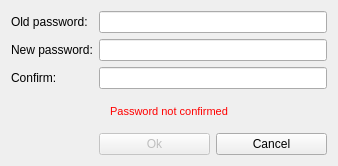
<?xml version="1.0" encoding="UTF-8"?>
<ui version="4.0">
 <class>ChangePasswordDialog</class>
 <widget class="QDialog" name="ChangePasswordDialog">
  <property name="geometry">
   <rect>
    <x>0</x>
    <y>0</y>
    <width>338</width>
    <height>166</height>
   </rect>
  </property>
  <property name="sizePolicy">
   <sizepolicy hsizetype="Fixed" vsizetype="Fixed">
    <horstretch>0</horstretch>
    <verstretch>0</verstretch>
   </sizepolicy>
  </property>
  <property name="minimumSize">
   <size>
    <width>338</width>
    <height>0</height>
   </size>
  </property>
  <property name="maximumSize">
   <size>
    <width>338</width>
    <height>16777215</height>
   </size>
  </property>
  <property name="windowTitle">
   <string>Change password</string>
  </property>
  <layout class="QGridLayout" name="gridLayout">
   <item row="4" column="1">
    <widget class="QPushButton" name="m_okButton">
     <property name="enabled">
      <bool>false</bool>
     </property>
     <property name="text">
      <string>Ok</string>
     </property>
     <property name="default">
      <bool>true</bool>
     </property>
    </widget>
   </item>
   <item row="2" column="1" colspan="2">
    <widget class="QLineEdit" name="m_newPasswordConfirmationEdit">
     <property name="echoMode">
      <enum>QLineEdit::Password</enum>
     </property>
    </widget>
   </item>
   <item row="0" column="0">
    <widget class="QLabel" name="label_3">
     <property name="text">
      <string>Old password:</string>
     </property>
    </widget>
   </item>
   <item row="0" column="1" colspan="2">
    <widget class="QLineEdit" name="m_oldPasswordEdit">
     <property name="echoMode">
      <enum>QLineEdit::Password</enum>
     </property>
    </widget>
   </item>
   <item row="4" column="2">
    <widget class="QPushButton" name="m_cancelButton">
     <property name="text">
      <string>Cancel</string>
     </property>
    </widget>
   </item>
   <item row="1" column="0">
    <widget class="QLabel" name="label">
     <property name="sizePolicy">
      <sizepolicy hsizetype="Maximum" vsizetype="Preferred">
       <horstretch>0</horstretch>
       <verstretch>0</verstretch>
      </sizepolicy>
     </property>
     <property name="text">
      <string>New password:</string>
     </property>
    </widget>
   </item>
   <item row="1" column="1" colspan="2">
    <widget class="QLineEdit" name="m_newPasswordEdit">
     <property name="sizePolicy">
      <sizepolicy hsizetype="Expanding" vsizetype="Fixed">
       <horstretch>0</horstretch>
       <verstretch>0</verstretch>
      </sizepolicy>
     </property>
     <property name="echoMode">
      <enum>QLineEdit::Password</enum>
     </property>
    </widget>
   </item>
   <item row="2" column="0">
    <widget class="QLabel" name="label_2">
     <property name="sizePolicy">
      <sizepolicy hsizetype="Maximum" vsizetype="Preferred">
       <horstretch>0</horstretch>
       <verstretch>0</verstretch>
      </sizepolicy>
     </property>
     <property name="text">
      <string>Confirm:</string>
     </property>
    </widget>
   </item>
   <item row="3" column="0" colspan="3">
    <widget class="QLabel" name="m_errorLabel">
     <property name="styleSheet">
      <string notr="true">color: #ff0000; font: 11px;</string>
     </property>
     <property name="text">
      <string>Password not confirmed</string>
     </property>
     <property name="alignment">
      <set>Qt::AlignCenter</set>
     </property>
    </widget>
   </item>
  </layout>
 </widget>
 <tabstops>
  <tabstop>m_oldPasswordEdit</tabstop>
  <tabstop>m_newPasswordEdit</tabstop>
  <tabstop>m_newPasswordConfirmationEdit</tabstop>
  <tabstop>m_okButton</tabstop>
  <tabstop>m_cancelButton</tabstop>
 </tabstops>
 <resources/>
 <connections>
  <connection>
   <sender>m_newPasswordEdit</sender>
   <signal>textChanged(QString)</signal>
   <receiver>ChangePasswordDialog</receiver>
   <slot>checkPassword(QString)</slot>
   <hints>
    <hint type="sourcelabel">
     <x>223</x>
     <y>64</y>
    </hint>
    <hint type="destinationlabel">
     <x>168</x>
     <y>82</y>
    </hint>
   </hints>
  </connection>
  <connection>
   <sender>m_newPasswordConfirmationEdit</sender>
   <signal>textChanged(QString)</signal>
   <receiver>ChangePasswordDialog</receiver>
   <slot>checkPassword(QString)</slot>
   <hints>
    <hint type="sourcelabel">
     <x>223</x>
     <y>103</y>
    </hint>
    <hint type="destinationlabel">
     <x>168</x>
     <y>82</y>
    </hint>
   </hints>
  </connection>
  <connection>
   <sender>m_okButton</sender>
   <signal>clicked()</signal>
   <receiver>ChangePasswordDialog</receiver>
   <slot>accept()</slot>
   <hints>
    <hint type="sourcelabel">
     <x>169</x>
     <y>141</y>
    </hint>
    <hint type="destinationlabel">
     <x>168</x>
     <y>82</y>
    </hint>
   </hints>
  </connection>
  <connection>
   <sender>m_cancelButton</sender>
   <signal>clicked()</signal>
   <receiver>ChangePasswordDialog</receiver>
   <slot>reject()</slot>
   <hints>
    <hint type="sourcelabel">
     <x>277</x>
     <y>141</y>
    </hint>
    <hint type="destinationlabel">
     <x>168</x>
     <y>82</y>
    </hint>
   </hints>
  </connection>
 </connections>
 <slots>
  <slot>checkPassword(QString)</slot>
 </slots>
</ui>
